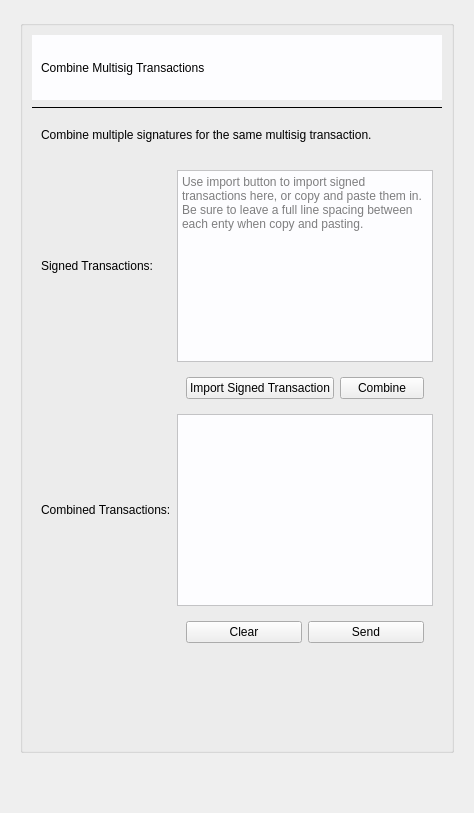
         <widget class="QWidget" name="combine_multi_page">
          <layout class="QGridLayout" name="gridLayout_50">
           <item row="0" column="0">
            <widget class="QFrame" name="frame_29">
             <property name="frameShape">
              <enum>QFrame::NoFrame</enum>
             </property>
             <property name="frameShadow">
              <enum>QFrame::Raised</enum>
             </property>
             <layout class="QGridLayout" name="gridLayout_51">
              <item row="1" column="0">
               <spacer name="verticalSpacer_5">
                <property name="orientation">
                 <enum>Qt::Vertical</enum>
                </property>
                <property name="sizeHint" stdset="0">
                 <size>
                  <width>20</width>
                  <height>40</height>
                 </size>
                </property>
               </spacer>
              </item>
              <item row="0" column="0">
               <widget class="QGroupBox" name="groupBox_9">
                <property name="title">
                 <string/>
                </property>
                <layout class="QGridLayout" name="gridLayout_52">
                 <item row="4" column="0">
                  <widget class="QFrame" name="frame_81">
                   <property name="minimumSize">
                    <size>
                     <width>0</width>
                     <height>40</height>
                    </size>
                   </property>
                   <property name="styleSheet">
                    <string notr="true">QFrame#frame_81{border-radius: 3px;}</string>
                   </property>
                   <property name="frameShape">
                    <enum>QFrame::NoFrame</enum>
                   </property>
                   <property name="frameShadow">
                    <enum>QFrame::Raised</enum>
                   </property>
                   <layout class="QGridLayout" name="gridLayout_104">
                    <item row="2" column="0">
                     <widget class="QLabel" name="label_68">
                      <property name="styleSheet">
                       <string notr="true">font: 16pt 'Helvetica';
</string>
                      </property>
                      <property name="text">
                       <string>Combined Transactions:</string>
                      </property>
                     </widget>
                    </item>
                    <item row="1" column="1">
                     <widget class="QFrame" name="frame_59">
                      <property name="styleSheet">
                       <string notr="true">QFrame#frame_58{border-radius:3px;}</string>
                      </property>
                      <property name="frameShape">
                       <enum>QFrame::NoFrame</enum>
                      </property>
                      <property name="frameShadow">
                       <enum>QFrame::Raised</enum>
                      </property>
                      <layout class="QGridLayout" name="gridLayout_81">
                       <item row="1" column="1">
                        <widget class="QPushButton" name="add_trns_btn">
                         <property name="toolTip">
                          <string>Add another signed transaction.</string>
                         </property>
                         <property name="text">
                          <string>Import Signed Transaction</string>
                         </property>
                        </widget>
                       </item>
                       <item row="1" column="3">
                        <widget class="QPushButton" name="combine_trans_btn">
                         <property name="toolTip">
                          <string>Merge multisig transactions.</string>
                         </property>
                         <property name="text">
                          <string>Combine</string>
                         </property>
                        </widget>
                       </item>
                      </layout>
                     </widget>
                    </item>
                    <item row="2" column="1">
                     <widget class="QTextEdit" name="combine_trans_txt">
                      <property name="styleSheet">
                       <string notr="true">background-color: rgb(253, 253, 255);</string>
                      </property>
                     </widget>
                    </item>
                    <item row="3" column="1">
                     <widget class="QFrame" name="frame_86">
                      <property name="frameShape">
                       <enum>QFrame::NoFrame</enum>
                      </property>
                      <property name="frameShadow">
                       <enum>QFrame::Plain</enum>
                      </property>
                      <layout class="QGridLayout" name="gridLayout_111">
                       <item row="0" column="1">
                        <widget class="QPushButton" name="combine_send_btn">
                         <property name="toolTip">
                          <string>Send your transaction to the network. </string>
                         </property>
                         <property name="text">
                          <string>Send</string>
                         </property>
                        </widget>
                       </item>
                       <item row="0" column="0">
                        <widget class="QPushButton" name="comb_clear_btn">
                         <property name="toolTip">
                          <string>Clear all fields.</string>
                         </property>
                         <property name="text">
                          <string>Clear</string>
                         </property>
                        </widget>
                       </item>
                      </layout>
                     </widget>
                    </item>
                    <item row="0" column="1">
                     <widget class="QTextEdit" name="add_trans_txt">
                      <property name="toolTip">
                       <string>To import multisig transactions, copy / paste or use import button to import via. QR code. Add up to 12 of them.</string>
                      </property>
                      <property name="styleSheet">
                       <string notr="true">background-color: rgb(253, 253, 255);</string>
                      </property>
                      <property name="placeholderText">
                       <string>Use import button to import signed transactions here, or copy and paste them in. Be sure to leave a full line spacing between each enty when copy and pasting. </string>
                      </property>
                     </widget>
                    </item>
                    <item row="0" column="0">
                     <widget class="QLabel" name="label_67">
                      <property name="styleSheet">
                       <string notr="true">font: 16pt 'Helvetica';
</string>
                      </property>
                      <property name="text">
                       <string>Signed Transactions: </string>
                      </property>
                     </widget>
                    </item>
                   </layout>
                  </widget>
                 </item>
                 <item row="2" column="0">
                  <widget class="QFrame" name="frame_71">
                   <property name="maximumSize">
                    <size>
                     <width>16777215</width>
                     <height>40</height>
                    </size>
                   </property>
                   <property name="styleSheet">
                    <string notr="true">QFrame#frame_71{border-radius: 3px;}
</string>
                   </property>
                   <property name="frameShape">
                    <enum>QFrame::NoFrame</enum>
                   </property>
                   <property name="frameShadow">
                    <enum>QFrame::Raised</enum>
                   </property>
                   <layout class="QGridLayout" name="gridLayout_27">
                    <property name="topMargin">
                     <number>0</number>
                    </property>
                    <property name="bottomMargin">
                     <number>0</number>
                    </property>
                    <item row="0" column="0" alignment="Qt::AlignVCenter">
                     <widget class="QLabel" name="label_29">
                      <property name="minimumSize">
                       <size>
                        <width>0</width>
                        <height>40</height>
                       </size>
                      </property>
                      <property name="maximumSize">
                       <size>
                        <width>16777215</width>
                        <height>16777215</height>
                       </size>
                      </property>
                      <property name="styleSheet">
                       <string notr="true">font: 16pt 'Helvetica';
background-color: rgba(255, 255, 255, 0);</string>
                      </property>
                      <property name="text">
                       <string>Combine multiple signatures for the same multisig transaction. </string>
                      </property>
                      <property name="alignment">
                       <set>Qt::AlignLeading|Qt::AlignLeft|Qt::AlignVCenter</set>
                      </property>
                      <property name="indent">
                       <number>0</number>
                      </property>
                     </widget>
                    </item>
                   </layout>
                  </widget>
                 </item>
                 <item row="6" column="0" alignment="Qt::AlignHCenter">
                  <widget class="QLabel" name="label_44">
                   <property name="minimumSize">
                    <size>
                     <width>0</width>
                     <height>34</height>
                    </size>
                   </property>
                   <property name="font">
                    <font>
                     <family>Helvetica</family>
                     <pointsize>16</pointsize>
                    </font>
                   </property>
                   <property name="styleSheet">
                    <string notr="true">background-color: rgba(255, 255, 255, 0);</string>
                   </property>
                   <property name="text">
                    <string/>
                   </property>
                  </widget>
                 </item>
                 <item row="0" column="0">
                  <widget class="QFrame" name="frame_34">
                   <property name="minimumSize">
                    <size>
                     <width>0</width>
                     <height>65</height>
                    </size>
                   </property>
                   <property name="maximumSize">
                    <size>
                     <width>16777215</width>
                     <height>65</height>
                    </size>
                   </property>
                   <property name="styleSheet">
                    <string notr="true">background-color: rgb(253, 253, 255);</string>
                   </property>
                   <property name="frameShape">
                    <enum>QFrame::NoFrame</enum>
                   </property>
                   <property name="frameShadow">
                    <enum>QFrame::Raised</enum>
                   </property>
                   <layout class="QGridLayout" name="gridLayout_53">
                    <item row="0" column="0">
                     <widget class="QLabel" name="label_28">
                      <property name="maximumSize">
                       <size>
                        <width>16777215</width>
                        <height>65</height>
                       </size>
                      </property>
                      <property name="styleSheet">
                       <string notr="true">font: 24pt &quot;Helvetica&quot;;
background-color: rgb(253, 253, 255, 0);
</string>
                      </property>
                      <property name="text">
                       <string>Combine Multisig Transactions</string>
                      </property>
                     </widget>
                    </item>
                   </layout>
                  </widget>
                 </item>
                 <item row="1" column="0">
                  <widget class="Line" name="line_13">
                   <property name="frameShadow">
                    <enum>QFrame::Plain</enum>
                   </property>
                   <property name="orientation">
                    <enum>Qt::Horizontal</enum>
                   </property>
                  </widget>
                 </item>
                 <item row="5" column="0" alignment="Qt::AlignHCenter">
                  <widget class="QLabel" name="label_69">
                   <property name="minimumSize">
                    <size>
                     <width>10</width>
                     <height>34</height>
                    </size>
                   </property>
                   <property name="styleSheet">
                    <string notr="true">background-color: rgba(255, 255, 255, 0);
font: 16pt 'Helvetica';
</string>
                   </property>
                   <property name="text">
                    <string/>
                   </property>
                  </widget>
                 </item>
                </layout>
               </widget>
              </item>
             </layout>
            </widget>
           </item>
          </layout>
         </widget>
